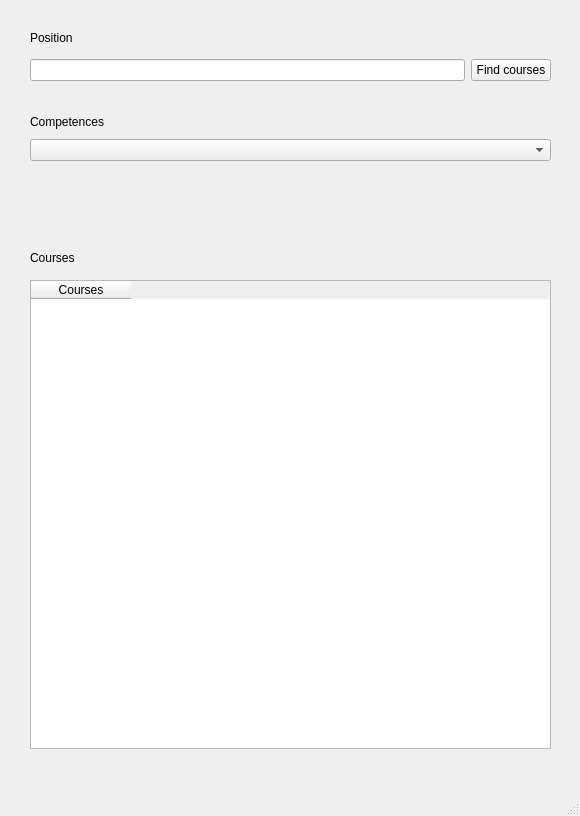
<?xml version="1.0" encoding="UTF-8"?>
<ui version="4.0">
 <class>MainWindow</class>
 <widget class="QMainWindow" name="MainWindow">
  <property name="geometry">
   <rect>
    <x>0</x>
    <y>0</y>
    <width>580</width>
    <height>816</height>
   </rect>
  </property>
  <property name="windowTitle">
   <string>MainWindow</string>
  </property>
  <widget class="QWidget" name="centralwidget">
   <widget class="QWidget" name="horizontalLayoutWidget">
    <property name="geometry">
     <rect>
      <x>30</x>
      <y>40</y>
      <width>521</width>
      <height>61</height>
     </rect>
    </property>
    <layout class="QHBoxLayout" name="horizontalLayout">
     <item>
      <widget class="QLineEdit" name="lineEdit">
       <property name="text">
        <string/>
       </property>
      </widget>
     </item>
     <item>
      <widget class="QPushButton" name="pushButton">
       <property name="text">
        <string>Find courses</string>
       </property>
      </widget>
     </item>
    </layout>
   </widget>
   <widget class="QLabel" name="label">
    <property name="geometry">
     <rect>
      <x>30</x>
      <y>250</y>
      <width>509</width>
      <height>16</height>
     </rect>
    </property>
    <property name="text">
     <string>Courses</string>
    </property>
   </widget>
   <widget class="QTableWidget" name="tableWidget">
    <property name="geometry">
     <rect>
      <x>30</x>
      <y>280</y>
      <width>521</width>
      <height>469</height>
     </rect>
    </property>
    <column>
     <property name="text">
      <string>Courses</string>
     </property>
     <property name="whatsThis">
      <string/>
     </property>
     <property name="font">
      <font>
       <strikeout>false</strikeout>
      </font>
     </property>
     <property name="textAlignment">
      <set>AlignCenter</set>
     </property>
    </column>
   </widget>
   <widget class="QLabel" name="label_2">
    <property name="geometry">
     <rect>
      <x>30</x>
      <y>30</y>
      <width>55</width>
      <height>16</height>
     </rect>
    </property>
    <property name="text">
     <string>Position</string>
    </property>
   </widget>
   <widget class="QWidget" name="verticalLayoutWidget">
    <property name="geometry">
     <rect>
      <x>30</x>
      <y>110</y>
      <width>521</width>
      <height>51</height>
     </rect>
    </property>
    <layout class="QVBoxLayout" name="verticalLayout">
     <item>
      <widget class="QLabel" name="label_3">
       <property name="text">
        <string>Competences</string>
       </property>
      </widget>
     </item>
     <item>
      <widget class="QComboBox" name="comboBox"/>
     </item>
    </layout>
   </widget>
  </widget>
  <widget class="QMenuBar" name="menubar">
   <property name="geometry">
    <rect>
     <x>0</x>
     <y>0</y>
     <width>580</width>
     <height>26</height>
    </rect>
   </property>
  </widget>
  <widget class="QStatusBar" name="statusbar"/>
 </widget>
 <resources/>
 <connections/>
</ui>
